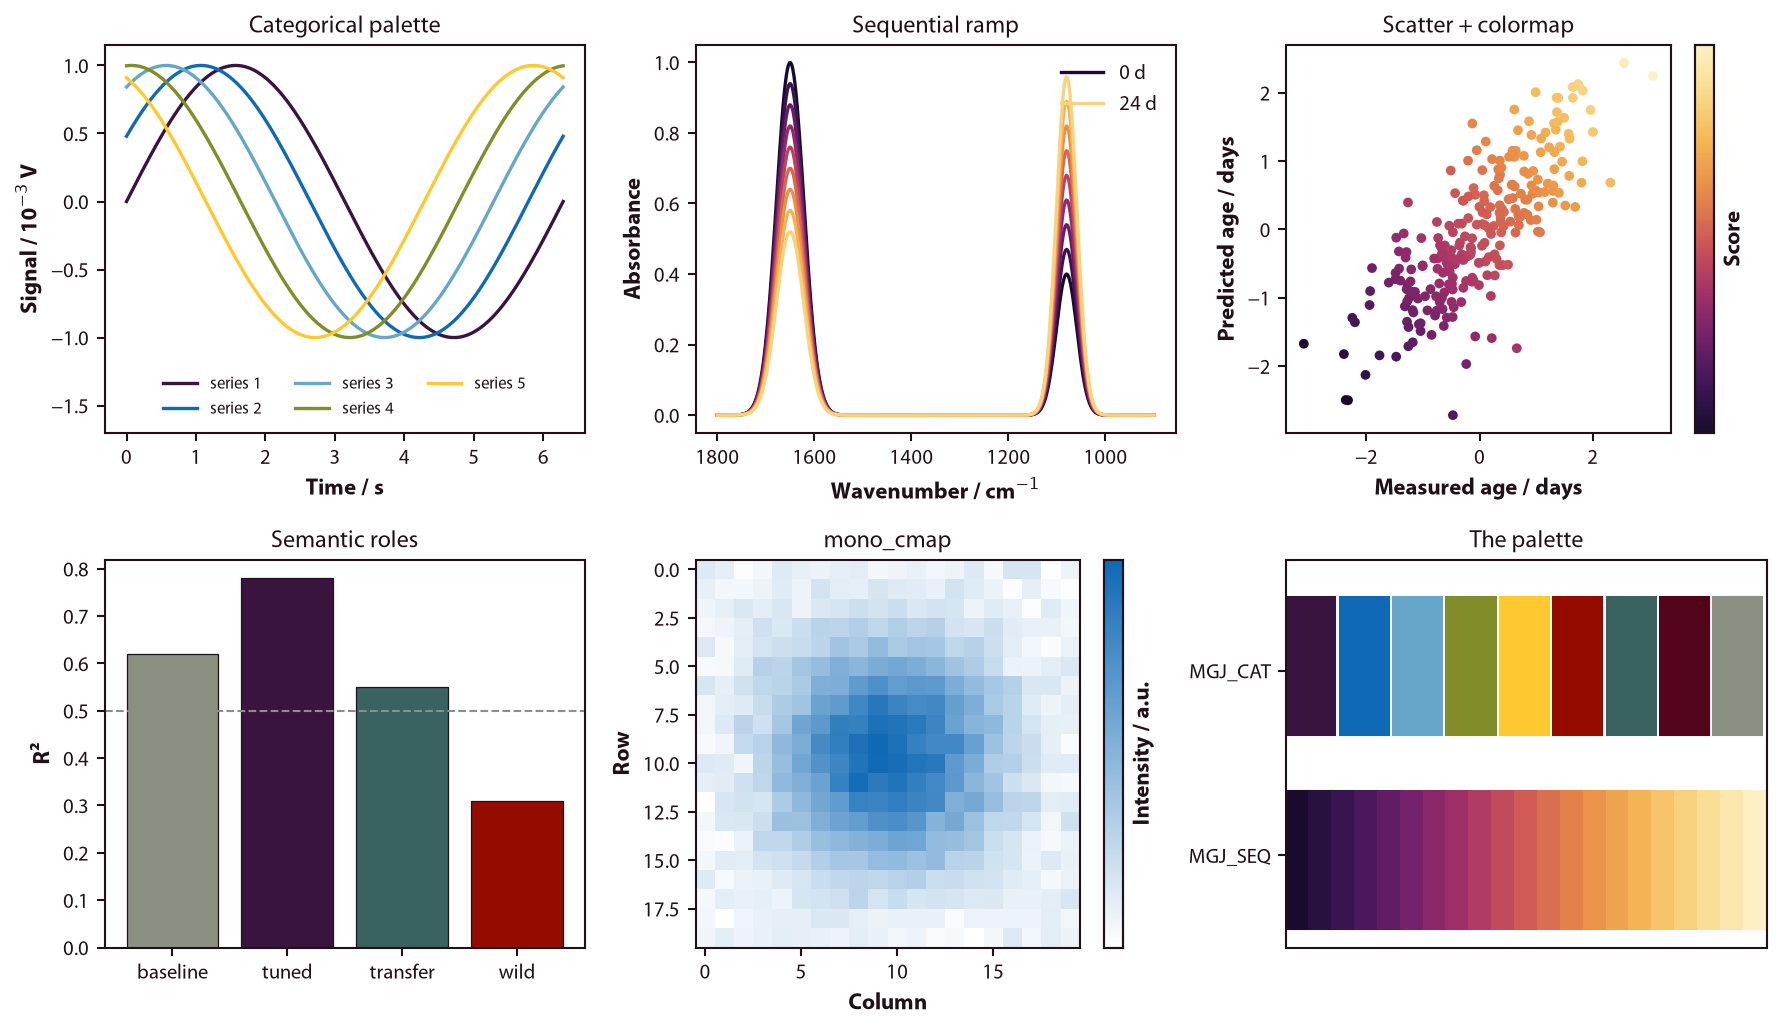

This figure's Python source:
#!/usr/bin/env python3
"""Render examples/gallery.png — every part of the style in one figure.

    python examples/gallery.py
"""
import os

import matplotlib.pyplot as plt
import numpy as np

import mgjstyle as mgj

HERE = os.path.dirname(os.path.abspath(__file__))


def main():
    mgj.use()
    rng = np.random.default_rng(0)
    fig, axes = plt.subplots(2, 3, figsize=(12, 7))

    # 1 — categorical series: different kinds of thing
    ax = axes[0, 0]
    x = np.linspace(0, 2 * np.pi, 200)
    for i in range(5):
        ax.plot(x, np.sin(x + i * 0.5), label=f"series {i + 1}")
    ax.set_xlabel(mgj.qlabel("Time", "s"))
    ax.set_ylabel(mgj.qlabel("Signal", "V", "10^-3"))
    ax.set_title("Categorical palette")
    ax.set_ylim(-1.7, 1.15)
    ax.legend(ncol=3, loc="lower center", fontsize=8)

    # 2 — sequential ramp: ordered series (here, ageing spectra)
    ax = axes[0, 1]
    wn = np.linspace(1800, 900, 400)
    n = 9
    for i, col in enumerate(mgj.sequential(n, hi=0.85)):
        y = (np.exp(-((wn - 1650) / 40) ** 2) * (1 - 0.06 * i)
             + np.exp(-((wn - 1080) / 30) ** 2) * (0.4 + 0.07 * i))
        ax.plot(wn, y, color=col, label=f"{i * 3} d" if i in (0, n - 1) else None)
    ax.invert_xaxis()
    ax.set_xlabel(mgj.qlabel("Wavenumber", "cm^-1"))
    ax.set_ylabel(mgj.qlabel("Absorbance"))
    ax.set_title("Sequential ramp")
    ax.legend(loc="upper right")

    # 3 — scatter coloured by a quantity
    ax = axes[0, 2]
    x = rng.normal(size=250)
    y = x * 0.8 + rng.normal(scale=0.6, size=250)
    sc = ax.scatter(x, y, c=x + y, cmap="MGJ_Seq", s=22, edgecolor="none")
    fig.colorbar(sc, ax=ax, label=mgj.qlabel("Score"))
    ax.set_xlabel(mgj.qlabel("Measured age", "days"))
    ax.set_ylabel(mgj.qlabel("Predicted age", "days"))
    ax.set_title("Scatter + colormap")

    # 4 — bars with the semantic roles
    ax = axes[1, 0]
    names = ["baseline", "tuned", "transfer", "wild"]
    vals = [0.62, 0.78, 0.55, 0.31]
    cols = [mgj.MUTED, mgj.DEEP, mgj.POS, mgj.NEG]
    ax.bar(names, vals, color=cols, edgecolor=mgj.INK, linewidth=0.6)
    ax.axhline(0.5, color=mgj.MUTED, ls="--", lw=1)
    ax.set_ylabel(mgj.qlabel("R²"))
    ax.set_title("Semantic roles")

    # 5 — heatmap in a single hue
    ax = axes[1, 1]
    z = np.outer(np.hanning(20), np.hanning(20)) + rng.normal(scale=0.05, size=(20, 20))
    im = ax.imshow(z, cmap=mgj.mono_cmap(mgj.PRIMARY), aspect="auto")
    fig.colorbar(im, ax=ax, label=mgj.qlabel("Intensity", "a.u."))
    ax.set_xlabel(mgj.qlabel("Column"))
    ax.set_ylabel(mgj.qlabel("Row"))
    ax.set_title("mono_cmap")

    # 6 — the palette itself
    ax = axes[1, 2]
    for i, c in enumerate(mgj.MGJ_CAT):
        ax.add_patch(plt.Rectangle((i, 1.15), 0.92, 0.75, color=c))
    for i, c in enumerate(mgj.MGJ_SEQ):
        ax.add_patch(plt.Rectangle((i * 9 / 21, 0.1), 9 / 21, 0.75, color=c))
    ax.set_xlim(0, 9)
    ax.set_ylim(0, 2.1)
    ax.set_xticks([])
    ax.set_yticks([1.5, 0.5])
    ax.set_yticklabels(["MGJ_CAT", "MGJ_SEQ"])
    ax.set_title("The palette")

    mgj.finish_fig(fig)
    fig.tight_layout()
    out = os.path.join(HERE, "gallery.png")
    fig.savefig(out, dpi=150)
    print(f"font in use: {mgj.resolved_font()}")
    print(f"wrote {out}")


if __name__ == "__main__":
    main()
